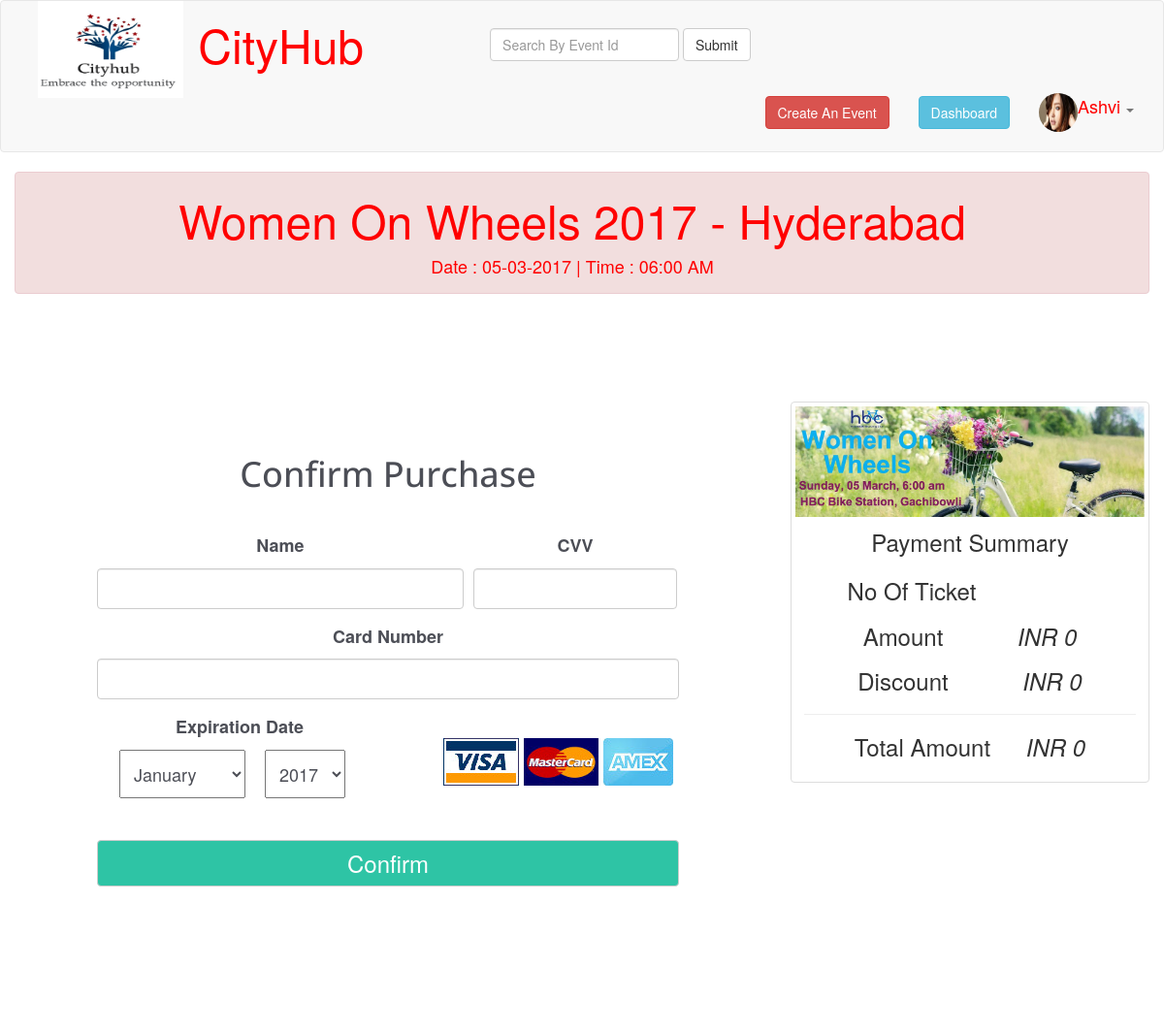
The app's page /payment.php?id=7 (signed in) with its own data.
### tables this page shows
CREATE TABLE IF NOT EXISTS `user_tbl` (
  `pk_email_id` varchar(50) NOT NULL,
  `user_password` varchar(20) NOT NULL,
  `user_mobile_no` varchar(12) NOT NULL,
  `user_name` varchar(20) NOT NULL,
  `fk_city_id` int(11) NOT NULL,
  `user_type` varchar(11) DEFAULT NULL,
  `user_photo` varchar(1000) NOT NULL,
  PRIMARY KEY (`pk_email_id`)
);

CREATE TABLE IF NOT EXISTS `event_tbl` (
  `pk_event_id` int(11) NOT NULL AUTO_INCREMENT,
  `event_name` varchar(50) DEFAULT NULL,
  `event_logo` varchar(50) NOT NULL,
  `event_image` varchar(50) NOT NULL,
  `event_des` varchar(2000) DEFAULT NULL,
  `fk_venue_id` int(11) DEFAULT NULL,
  `event_date` varchar(10) DEFAULT NULL,
  `event_time` varchar(10) DEFAULT NULL,
  `event_ticket` int(11) DEFAULT NULL,
  `event_price` int(11) DEFAULT NULL,
  `fk_cat_id` int(11) DEFAULT NULL,
  `fk_email_id` varchar(50) DEFAULT NULL,
  `fk_offer_id` int(11) DEFAULT NULL,
  `event_cnt` int(11) NOT NULL,
  `flag` int(3) DEFAULT NULL,
  `event_last_date` varchar(20) NOT NULL,
  PRIMARY KEY (`pk_event_id`)
);

CREATE TABLE IF NOT EXISTS `city_tbl` (
  `pk_city_id` int(11) NOT NULL AUTO_INCREMENT,
  `city_name` char(20) NOT NULL,
  `flag` varchar(50) NOT NULL,
  PRIMARY KEY (`pk_city_id`)
);

### database.php (called while the page is built, shortened)
<?php
class Database
{
	private static $host='localhost';
	private static $uname='root';
	private static $pwd='';
	private static $con=NULL;
	public static function connect()
	{
		self::$con=mysql_connect(self::$host,self::$uname,self::$pwd);
		return self::$con;
	}
	public function eventbyiddis($id)
	{
		$con=database::connect();
		$res=mysql_query("select e.*,v.*,c.* from event_tbl as e,venue_tbl as v,city_tbl as c where pk_event_id='$id' and v.pk_venue_id=e.fk_venue_id and v.fk_city_id=c.pk_city_id and e.flag=1 ",$con);
		return $res;
	}
	public function checkadmin($email)
	{
		$con=database::connect();
		$res=mysql_query("select * from event_tbl where fk_email_id='$email'",$con);
		return $res;
	}
	public function getuserdetail($email)
	{
		$con=database::connect();
		$res=mysql_query("select * from user_tbl where pk_email_id='$email'",$con);
		return $res;
	}
}
?>

### payment.php (the view, shortened to what this page needs)
<?php
$no=$_POST["no"];
	$email=$_SESSION["email"];
	require 'database.php';
	$obj=new database();
	$event_id=$_REQUEST["id"];
	$res=$obj->eventbyiddis($event_id);
	while($row=mysql_fetch_assoc($res))
	{
		$photo=$row["event_image"];
		$event_name=$row["event_name"];
		$city_name=$row["city_name"];
		$event_date=$row["event_date"];
		$event_time=$row["event_time"];
		$event_price=$row["event_price"];
	}
	$amnt=$no*$event_price;
	$amnt1=$amnt;
	$dis=0;
 ?>
<!DOCTYPE html>
<html>
<head>
<link href="Content/bootstrap.css" rel="stylesheet"/>
<link rel="stylesheet" type="text/css" href="assets/css/styles.css">
    <link rel="stylesheet" type="text/css" href="assets/css/demo.css">
    <link rel="stylesheet" href="http://maxcdn.bootstrapcdn.com/bootstrap/3.3.7/css/bootstrap.min.css">
</head>
<body>
	<div class="row">
	<div class="col-md-12 col-sm-12">
	<?php
		if(isset($_SESSION["email"]))
		{
		require 'headerwithlogin.php';
		}
		else
		{
			require 'header.php';
		}
	?>
	</div>
	</div>
	<div class="container-fluid">
<div class="row" style="color:white;">
<div class="col-md-12 col-sm-12">
<center>
<div class="alert alert-danger alert-dismissible" role="alert">
<?php
echo '
		<font size=7 color="red">'.$event_name.' - '.$city_name.'</font>
		</br>
		<font size=4 color="red">Date : '.$event_date.' | Time : '.$event_time.'</font>
		';
?>
</div>
</center>
</div>
</div>
</div>
	<div class="container-fluid">
	<div class="row">
	<div class="col-md-3 col-sm-3">
	</div>
	</div>
	</div>
	<center>
	<div class="container-fluid">
	<div class="row">
	<div class="col-md-8 col-sm-8">
		 <div class="creditCardForm">
            <div class="heading">
                <h1>Confirm Purchase</h1>
            </div>
            <div class="payment">
                <form method="post" action="payment.php?id=<?php echo $event_id; ?>">
                    <div class="form-group owner">
                        <label for="owner">Name</label>
                        <input type="text" class="form-control"  name="owner" onblur="return allLetter(owner);" required/>
                    </div>
                    <div class="form-group CVV">
                        <label for="cvv">CVV</label>
                        <input type="password" class="form-control" id="test4" name="cvv" maxlength="3" required/>
                    </div>
                    <div class="form-group" id="card-number-field">
                        <label for="cardNumber">Card Number</label>
                        <input type="text" class="form-control" id="test5" name="cardnumber" onblur="return passid_validation(cardnumber);" maxlength="16" required/>
                    </div>
                    <div class="form-group" id="expiration-date" >
                        <label>Expiration Date</label>
                        <select name="month">
                            <option value="01">January</option>
                        </select>
                        <select name="year">
                            <option value="2017">2017</option>
                        </select>
                    </div>
                    <div class="form-group" id="credit_cards">
                        <img src="assets/images/visa.jpg" id="visa">
                        <img src="assets/images/mastercard.jpg" id="mastercard">
                        <img src="assets/images/amex.jpg" id="amex">
                    </div>
                    <div class="form-group" id="pay-now">
                        <button type="submit" class="btn btn-default" name="confirm" id="confirm-purchase">Confirm</button>
                    </div>
            </div>
        </div>
	</div>
		<div class="col-md-4 col-sm-4">
		<div class="thumbnail" style="margin-top:90px">
		<img src="<?php echo $photo; ?>" height=700 width=700 />
		<div class="caption">
		<p><font size=5>Payment Summary</font></p>
		<h3 style="margin-right:100px">No Of Ticket  <?php echo '<i style="margin-left:20px">'.$no.'</i>'; ?></h3>
		<h3>Amount <?php echo '<i style="margin-left:70px;">INR '.$amnt.'</i>'; ?></h3>
		<h3>Discount <?php echo '<i style="margin-left:70px;">INR '.$dis.'</i>'; ?></h3>
		<hr>
		<h3>Total Amount <?php echo '<i style="margin-left:30px">INR '.$amnt1.'</i>'; ?> </h3>
		</div>
		</div>
		</div>
	</div>
	</div>
	</center>
</body>
</html>

### headerwithlogin.php (shortened to what this page needs)
<nav class="navbar navbar-default  ">
  <div class="container-fluid">
    <div class="navbar-header">
      <img src="logo.png" height="100" width="150"></img>
    </div>
	<div class="collapse navbar-collapse" id="bs-example-navbar-collapse-1" >
	<?php
		$email=$_SESSION["email"];
		$obj=new database();
		$res=$obj->getuserdetail($email);
	?>	<ul class="nav navbar-nav" style=" margin-top:20px;" >
        <li ><a href="index.php"  ><font size="15" color="red">CityHub</font></a> </li>
		</ul>
		<form class="navbar-form navbar-left" style="margin-left:100px;" method="post" >
        <div class="form-group" style=" margin-top:20px;">
          <input type="text" class="form-control" placeholder="Search By Event Id" id="test" name="search">
        </div>
        <button type="submit" class="btn btn-default" name="submit" style=" margin-top:20px;">Submit</button>
      </form>
      <ul class="nav navbar-nav navbar-right" style=" margin-top:5px;">
        <li ><a href="create.php"><button type="button" class="btn btn-danger navbar-btn" >Create An Event</button></a></li>
		<?php
   $obj=new database();
		$res1=$obj->checkadmin($email);
		$cnt=mysql_num_rows($res1);
		if($cnt>=1)
		{
			echo '  <li ><a href="dashboard.php"><button type="button" class="btn btn-info navbar-btn">Dashboard</button></a></li>';
		}
   ?>
       <li  class="dropdown">
          <a href="#" class="dropdown-toggle" data-toggle="dropdown" role="button" aria-haspopup="true" aria-expanded="false"><img src="<?php
			while($row=mysql_fetch_assoc($res))
			{
				echo $row["user_photo"];
				$name=$row["user_name"];
			}
		?> "height=40px width=40px   class="img-circle" style="margin-top:5px;"/><font size="4" color="red" ><?php echo $name; ?></font> <span class="caret"></span></a>
        </li>
      </ul>
   </div>
  </div>
</nav>

### assets/css/styles.css (style rules this page uses)
.creditCardForm { max-width: 700px; background-color: #fff; margin: 100px auto; overflow: hidden; padding: 25px; color: #4c4e56; }
.creditCardForm label { width: 100%; margin-bottom: 10px; }
.creditCardForm .heading h1 { text-align: center; font-family: 'Open Sans', sans-serif; color: #4c4e56; }
.creditCardForm .payment { float: left; font-size: 18px; padding: 10px 25px; margin-top: 20px; position: relative; }
.creditCardForm .payment .form-group { float: left; margin-bottom: 15px; }
.creditCardForm .payment .form-control { line-height: 40px; height: auto; padding: 0 16px; }
.creditCardForm .owner { width: 63%; margin-right: 10px; }
.creditCardForm .CVV { width: 35%; }
.creditCardForm #card-number-field { width: 100%; }
.creditCardForm #expiration-date { width: 49%; }
.creditCardForm #credit_cards { width: 50%; margin-top: 25px; text-align: right; }
.creditCardForm #pay-now { width: 100%; margin-top: 25px; }
.creditCardForm .payment .btn { width: 100%; margin-top: 3px; font-size: 24px; background-color: #2ec4a5; color: white; }
.creditCardForm .payment select { padding: 10px; margin-right: 15px; }

### assets/css/demo.css (style rules this page uses)
* { margin: 0; padding: 0; box-sizing: border-box; }
body { font: normal 18px sans-serif; color: #333; background-color: #eee; }
.container-fluid { padding:0; margin:0; }

### records on screen
user_tbl: user_photo (picture), user_name "Ashvi"
event_tbl: event_name "Women On Wheels 2017", city_tbl.city_name "Hyderabad", event_date "05-03-2017", event_time "06:00 AM", event_image (picture), event_price "0"

### other values on screen
$dis "0"
